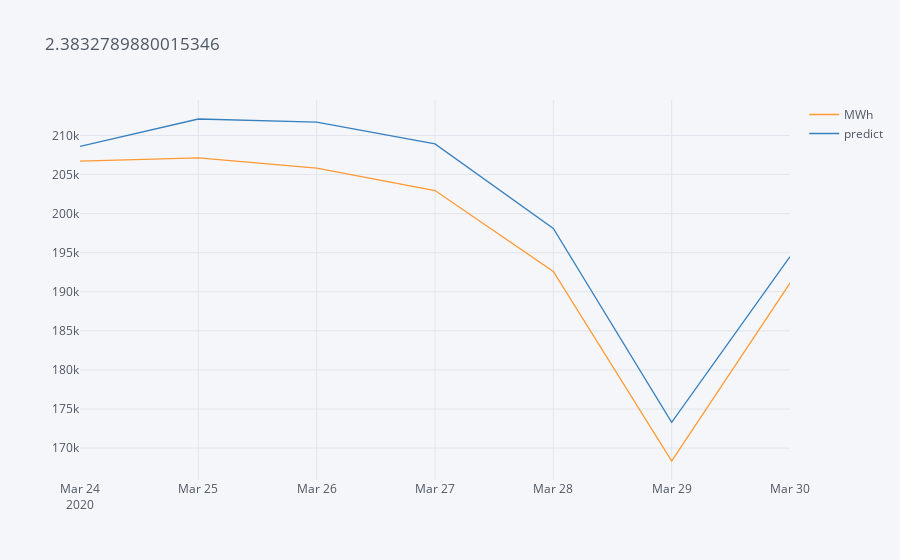

Source (notebook cell):
### Code cell
%time ab = aro(7)
ab[["MWh", "predict"]].iplot(title = ab.error.mean())

### Figure 1 — Plotly figure (JSON) as saved in the notebook; plotly's stock layout.template omitted (floating-point values rounded to 4 significant figures)
{"data": [{"line": {"color": "rgba(255, 153, 51, 1.0)", "dash": "solid", "shape": "linear", "width": 1.3}, "mode": "lines", "name": "MWh", "text": "", "type": "scatter", "x": ["2020-03-24", "2020-03-25", "2020-03-26", "2020-03-27", "2020-03-28", "2020-03-29", "2020-03-30"], "y": [206700.0, 207100.0, 205800.0, 203000.0, 192600.0, 168300.0, 191100.0]}, {"line": {"color": "rgba(55, 128, 191, 1.0)", "dash": "solid", "shape": "linear", "width": 1.3}, "mode": "lines", "name": "predict", "text": "", "type": "scatter", "x": ["2020-03-24", "2020-03-25", "2020-03-26", "2020-03-27", "2020-03-28", "2020-03-29", "2020-03-30"], "y": [208600.0, 212100.0, 211700.0, 208900.0, 198100.0, 173300.0, 194500.0]}], "layout": {"legend": {"bgcolor": "#F5F6F9", "font": {"color": "#4D5663"}}, "paper_bgcolor": "#F5F6F9", "plot_bgcolor": "#F5F6F9", "title": {"font": {"color": "#4D5663"}, "text": "2.3832789880015346"}, "xaxis": {"gridcolor": "#E1E5ED", "showgrid": true, "tickfont": {"color": "#4D5663"}, "title": {"font": {"color": "#4D5663"}, "text": ""}, "zerolinecolor": "#E1E5ED"}, "yaxis": {"gridcolor": "#E1E5ED", "showgrid": true, "tickfont": {"color": "#4D5663"}, "title": {"font": {"color": "#4D5663"}, "text": ""}, "zerolinecolor": "#E1E5ED"}}}
